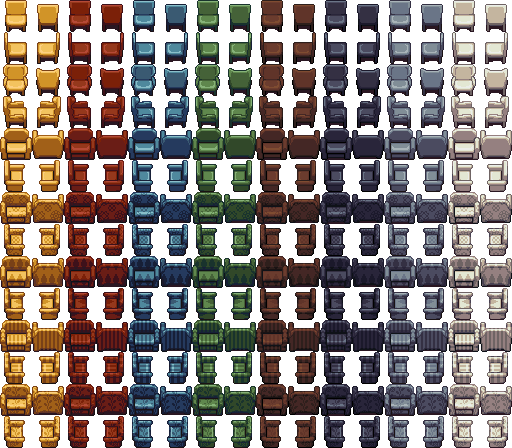
#> input picture client/src/assets/decor/armchairs.png, 512 x 448 px
$ python pixelate_image.py ../client/src/assets/decor/armchairs.png out.png --scale 1.0
#> lines starting #> are read from the running program, lines starting #| are printed output that depends on the picture; after the words box and inside, x2 and y2 are one past the last pixel; in counts of white or black regions, pixels touching at a corner belong together
"""Author-time converter: an AI-made "pixel art" image (Gemini & co.) → a clean decor sheet.

Such images only look like pixel art: each art pixel is a block of a few source px, with JPEG
noise, a flat background, grid lines, painted drop shadows and stray bits. This shrinks them back to
real pixels so the game (32px cells, LPC-sized characters) can use them:

1. each output pixel = the average of the biggest group of similar colors in its source block
   (`--scale` source px per pixel): a real color of the art; a block with enough outline-dark
   pixels becomes outline, so 1px outlines stay unbroken where the art's pixel grid drifts;
2. the background (the most common color, or `--bg`) becomes transparent;
3. grid lines go: long straight 1px dark runs with background (or shadow) on both sides — art
   outlines always have art on one side, so they stay;
4. painted shadows (big blobs of the background's hue, darker) become translucent black, so they
   darken whatever floor the piece stands on;
5. near-identical colors (JPEG wobble, within `--merge`) merge into the most common of them, while
   rare distinct colors (leaf greens, highlights) survive;
6. background- or shadow-colored pixels enclosed by a piece (grey seats, screens), and shadow-colored
   ones with art above and below them, stay opaque art; only what connects to the open background is
   see-through (`--keep-holes` turns this off);
7. specks smaller than `--min-blob` pixels are dropped (stray legs, crumbs).

Pick `--scale` so one of the image's grid cells (or one chair) becomes 32px. Then
`python tools/repack_decor.py <name>` gives every piece whole cells (`<name>_grid.png`, which the
editor picker shows instead of the raw sheet).

Usage:
    python tools/pixelate_image.py in.jpg client/src/assets/decor/<name>.png --scale 3.125
    python tools/pixelate_image.py in.jpg out.png --scale 8 --preview DIR   # also DIR/<name>_x4.png

Author-time only (needs Pillow + NumPy + SciPy).
"""

import argparse
from collections import Counter
from pathlib import Path

import numpy as np
from PIL import Image
from scipy import ndimage

LUM = np.array([0.299, 0.587, 0.114])


def shrink(src: np.ndarray, scale: float, dark_below: float, dark_share: float) -> np.ndarray:
    """Each scale x scale block (edges trimmed by 15%) → the average of its biggest group of similar
    colors, or of its outline-dark pixels when there are enough of them."""
    h, w, _ = src.shape
    oh, ow = int(h / scale), int(w / scale)
    out = np.zeros((oh, ow, 3), np.int32)
    m = scale * 0.15
    for y in range(oh):
        y0, y1 = int(y * scale + m), max(int(y * scale + m) + 1, int((y + 1) * scale - m))
        for x in range(ow):
            x0, x1 = int(x * scale + m), max(int(x * scale + m) + 1, int((x + 1) * scale - m))
            block = src[y0:y1, x0:x1].reshape(-1, 3)
            dark = block @ LUM < dark_below
            if dark.mean() >= dark_share:
                out[y, x] = block[dark].mean(0)
                continue
            keys = (block[:, 0] // 14) * 400 + (block[:, 1] // 14) * 20 + block[:, 2] // 14
            vals, counts = np.unique(keys, return_counts=True)
            out[y, x] = block[keys == vals[counts.argmax()]].mean(0)
    return out


def runs_along(mask: np.ndarray, axis: int) -> np.ndarray:
    """For each True pixel, the length of the straight run of True it belongs to (axis 0 = vertical)."""
    out = np.zeros(mask.shape, np.int32)
    m = mask if axis == 0 else mask.T
    o = out if axis == 0 else out.T
    for j in range(m.shape[1]):
        col = m[:, j]
        i = 0
        while i < len(col):
            if not col[i]:
                i += 1
                continue
            k = i
            while k < len(col) and col[k]:
                k += 1
            o[i:k, j] = k - i
            i = k
    return out


def shifted(mask: np.ndarray, dy: int, dx: int) -> np.ndarray:
    """mask moved by (dy, dx); the uncovered border is False."""
    out = np.zeros_like(mask)
    h, w = mask.shape
    out[max(dy, 0) : h + min(dy, 0), max(dx, 0) : w + min(dx, 0)] = mask[max(-dy, 0) : h + min(-dy, 0), max(-dx, 0) : w + min(-dx, 0)]
    return out


def enclosed(art: np.ndarray) -> np.ndarray:
    """Non-art pixels that the art encloses, bridging 1-2px gaps in its outlines."""
    closed = ndimage.binary_closing(np.pad(art, 2), np.ones((3, 3)))[2:-2, 2:-2]
    lab, _ = ndimage.label(~closed)
    border = np.unique(np.concatenate([lab[0], lab[-1], lab[:, 0], lab[:, -1]]))
    outside = ndimage.binary_dilation(np.isin(lab, border[border > 0]), np.ones((3, 3)))
    return ~art & ~outside


def _before_after(piece: np.ndarray, reach: int) -> tuple[np.ndarray, np.ndarray]:
    """Per pixel: any piece pixel within `reach` before it / after it along axis 0."""
    c = np.vstack([np.zeros((1, piece.shape[1]), np.int32), np.cumsum(piece, 0, dtype=np.int32)])
    y = np.arange(piece.shape[0])
    before = c[y] - c[np.maximum(y - reach, 0)] > 0
    after = c[np.minimum(y + 1 + reach, piece.shape[0])] - c[y + 1] > 0
    return before, after


def sandwiched(art: np.ndarray, reach: int = 16) -> np.ndarray:
    """Pixels inside a piece's outline by column: art of one piece (8-connected, so a piece in the
    next row of the sheet doesn't count) below them within `reach` px, and above them or on both
    sides of them (a seat between armrests). Cast shadows have nothing of their piece below."""
    out = np.zeros_like(art)
    lab, _ = ndimage.label(art, structure=np.ones((3, 3)))
    for i, sl in enumerate(ndimage.find_objects(lab), 1):
        piece = lab[sl] == i
        above, below = _before_after(piece, reach)
        left, right = (m.T for m in _before_after(piece.T, reach))
        out[sl] |= below & (above | (left & right)) & ~piece
    return out


def main() -> None:
    ap = argparse.ArgumentParser()
    ap.add_argument("input")
    ap.add_argument("output")
    ap.add_argument("--scale", type=float, required=True, help="source px per output pixel")
    ap.add_argument("--bg", help="background color #rrggbb (default: the most common color)")
    ap.add_argument("--tol", type=int, default=30, help="color distance (|dr|+|dg|+|db|) keyed as background")
    ap.add_argument("--dark", type=float, default=0.62, help="outline-dark = darker than this x background luminance")
    ap.add_argument("--dark-share", type=float, default=0.2, help="outline-dark share of a block that makes it outline")
    ap.add_argument("--line-run", type=int, default=28, help="min length of a straight dark run to remove as a grid line (longer than lamp poles)")
    ap.add_argument("--min-shadow", type=int, default=40, help="min size (px) of a dark background-hue blob to make a shadow")
    ap.add_argument("--merge", type=int, default=18, help="merge colors closer than this (|dr|+|dg|+|db|)")
    ap.add_argument("--min-blob", type=int, default=60)
    ap.add_argument("--keep-holes", action="store_true", help="leave background-colored pixels enclosed by art transparent")
    ap.add_argument("--preview")
    ap.add_argument("--debug", action="store_true")
    args = ap.parse_args()

    src = np.array(Image.open(args.input).convert("RGB")).astype(np.int32)
    if args.bg:
        bg = np.array([int(args.bg[i : i + 2], 16) for i in (1, 3, 5)])
    else:
        q = (src[::4, ::4] // 4 * 4).reshape(-1, 3)
        bg = np.array(Counter(map(tuple, q)).most_common(1)[0][0]) + 2
#> bg = [2, 2, 2]
    bg_lum = float(bg @ LUM)
#> bg_lum = 2
    small = shrink(src, args.scale, bg_lum * args.dark, args.dark_share)
    lum = small @ LUM

    clear = np.abs(small - bg).sum(2) < args.tol
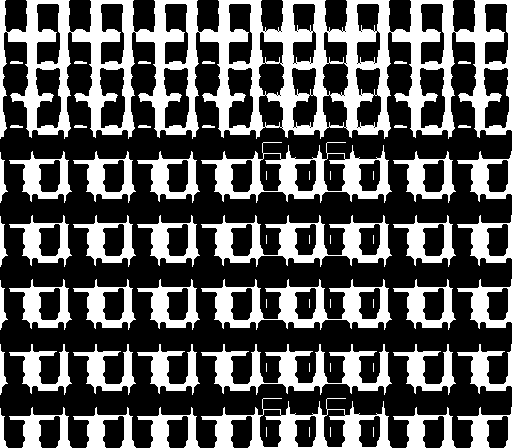
#> clear: shape (448, 512) bool; 34.8% white; 68 white regions (20 under 20 px), largest, box (x1, y1, x2, y2) and area: (0, 0, 512, 139) 30596, (201, 142, 392, 203) 4069, (201, 279, 392, 330) 3863
    # Same hue as the background (its channel offsets), darker: a painted shadow.
    hue = np.abs((small - small.mean(2, keepdims=True)) - (bg - bg.mean())).sum(2) < 18
#> hue: shape (448, 512) bool; 41.1% white; 327 white regions (311 under 20 px), largest, box (x1, y1, x2, y2) and area: (0, 0, 512, 448) 92358, (498, 394, 511, 414) 69, (487, 394, 500, 412) 57
    shadowish = ~clear & hue & (lum >= bg_lum * 0.45) & (lum < bg_lum * 0.93)
#> shadowish: shape (448, 512) bool; every value is 0
    darkish = ~clear & ~shadowish & (lum < bg_lum * args.dark) | (~clear & (lum < bg_lum * 0.45))

    # Grid lines: long straight 1px runs (dark, or blended into shadow color by the shrink) with plain
    # background on both sides are removed; inside a shadow (shadow on both sides) they become shadow.
    # Shadow edges (background on one side, shadow on the other) are left alone.
    removed = {0: np.zeros_like(clear), 1: np.zeros_like(clear)}
    for _ in range(3):
        for axis, (d1, d2) in ((0, ((0, 1), (0, -1))), (1, ((1, 0), (-1, 0)))):
            ca, cb = shifted(clear, *d1), shifted(clear, *d2)
            sa, sb = shifted(shadowish, *d1), shifted(shadowish, *d2)
            thin = darkish | shadowish | (~clear & (lum < bg_lum * 0.95))
            # 1px wide: background on both sides; 2px wide (a line straddling two output pixels):
            # background, line, line, background.
            far = (d2[0] * 2, d2[1] * 2)
            # (the second pixel may be a lighter JPEG halo: anything not background)
            pair_first = thin & ca & shifted(~clear, *d2) & shifted(clear, *far)
            in_bg = (thin & ca & cb) | pair_first | shifted(pair_first, *d1)
            in_shadow = darkish & sa & sb
            runs = runs_along(in_bg, axis)
            line_bg = in_bg & (runs >= args.line_run)
            # A grid line broken into short pieces by stacked art still spans the sheet: a column
            # (row) with many such pieces in total is a line too.
            pieces = in_bg & (runs >= 4)
            total = pieces.sum(axis)
            long_lines = total >= 48
            line_bg |= pieces & np.broadcast_to(long_lines[None, :] if axis == 0 else long_lines[:, None], pieces.shape)
            line_sh = in_shadow & (runs_along(in_shadow, axis) >= args.line_run)
            clear |= line_bg
            shadowish = (shadowish & ~line_bg) | line_sh
            darkish &= ~(line_bg | line_sh)
            removed[axis] |= line_bg | line_sh
#> after the loop, removed = 2 items

    # Leftovers on the grid itself: the columns / rows where lines were removed are the grid. Around
    # each grid line, a band 1px wider on both sides: wherever what is inside the band has background
    # (or shadow) on both sides of it, it's line, not art crossing the band — it goes (in a shadow it
    # becomes shadow). Catches short stubs between pieces and lines blurred into a halo.
    line_hue = np.abs((small - small.mean(2, keepdims=True)) - (bg - bg.mean())).sum(2) < 30
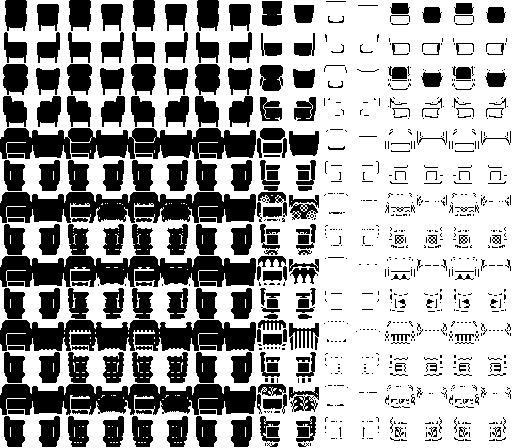
#> line_hue: shape (448, 512) bool; 63.2% white; 846 black regions (594 under 20 px), largest, box (x1, y1, x2, y2) and area: (0, 320, 256, 351) 5866, (0, 192, 256, 223) 5840, (0, 128, 256, 159) 5832
    for axis in (0, 1):
        counts = removed[axis].sum(axis)
        lines = np.nonzero(counts >= 12)[0]
        groups: list[list[int]] = []
        for g in lines:
            if groups and g - groups[-1][-1] <= 1:
                groups[-1].append(int(g))
            else:
                groups.append([int(g)])
        if args.debug:
            print("axis", axis, "grid lines at", [grp[0] for grp in groups])
        size = clear.shape[1 - axis] if axis == 0 else clear.shape[0]
        for grp in groups:
            lo, hi = grp[0] - 1, grp[-1] + 1
            if lo - 1 < 0 or hi + 1 >= size:
                continue
            if axis == 0:  # vertical band of columns lo..hi; outside = columns lo-1 and hi+1
                out_a, out_b = clear[:, lo - 1], clear[:, hi + 1]
                sh_a, sh_b = shadowish[:, lo - 1], shadowish[:, hi + 1]
                band = (slice(None), slice(lo, hi + 1))
                to_bg = (out_a & out_b)[:, None]
                to_sh = ((out_a | sh_a) & (out_b | sh_b) & ~(out_a & out_b))[:, None]
            else:  # horizontal band of rows lo..hi
                out_a, out_b = clear[lo - 1, :], clear[hi + 1, :]
                sh_a, sh_b = shadowish[lo - 1, :], shadowish[hi + 1, :]
                band = (slice(lo, hi + 1), slice(None))
                to_bg = (out_a & out_b)[None, :]
                to_sh = ((out_a | sh_a) & (out_b | sh_b) & ~(out_a & out_b))[None, :]
            sub_clear = clear[band]
            sub_sh = shadowish[band]
            sub_dark = darkish[band]
            # Only line-colored pixels: darker than the background and of its hue (art drawn on the
            # grid, like a lamp pole centered on a grid column, has its own color and stays).
            liney = (line_hue & (lum < bg_lum * 0.97))[band] | sub_clear
            bgm = np.broadcast_to(to_bg, sub_clear.shape) & liney
            shm = np.broadcast_to(to_sh, sub_clear.shape) & liney
            clear[band] = sub_clear | bgm
            shadowish[band] = (sub_sh & ~bgm) | (shm & ~sub_clear)
            darkish[band] = sub_dark & ~(bgm | shm)

    # The image's own border line (background on one side only): dark pixels in the outer 2px go.
    edge = np.zeros_like(clear)
    edge[:2, :] = edge[-2:, :] = True
    edge[:, :2] = edge[:, -2:] = True
    clear |= edge & (darkish | shadowish)
    darkish &= ~edge
    shadowish &= ~edge

    # Shadows: big same-hue dark blobs → translucent black; small ones stay art (e.g. grey chair bases).
    lab, n = ndimage.label(shadowish)
#> n = 0
    sizes = ndimage.sum(shadowish, lab, range(1, n + 1)) if n else np.array([])
#> sizes = empty array
    shadow = np.isin(lab, np.nonzero(sizes >= args.min_shadow)[0] + 1)
    # A shadow touching no art (painted under a wall item, floating below it) would become an empty
    # piece in the picker: drop it.
    near_art = ndimage.binary_dilation(~clear & ~shadowish, iterations=2)
#> near_art: shape (448, 512) bool; 80.9% white; 68 black regions, largest, box (x1, y1, x2, y2) and area: (266, 0, 326, 133) 2366, (330, 0, 389, 133) 2328, (202, 0, 262, 133) 2173
    for i in np.nonzero(sizes >= args.min_shadow)[0] + 1:
        blob = lab == i
        if not (blob & near_art).any():
            shadow &= ~blob
            clear |= blob
#> this loop made 0 passes
    # One opacity per shadow (its median): smooth, and grid lines crossing it don't show.
    raw = np.clip((1 - lum / bg_lum) * 255 * 1.25, 40, 160)
    shade = np.zeros(lum.shape, np.uint8)
    for i in np.nonzero(sizes >= args.min_shadow)[0] + 1:
        blob = lab == i
        shade[blob] = int(np.median(raw[blob]))

    # Holes: background- or shadow-colored pixels enclosed by a piece (a grey seat or monitor on a
    # grey background, a screen the background's hue) are the art's own colors, not see-through. Only
    # what connects to the open background (4-connected, so 1px diagonal outlines still enclose) stays
    # transparent / shadow. Outlines often have 1-2px gaps, so enclosure is judged on the art closed
    # by one pixel; the open background then grows back by one pixel, so notches stay see-through.
    art = ~clear & ~shadow
    if not args.keep_holes:
        # ...and shadow-colored pixels with art above and below them are the piece's own (an
        # unoutlined grey cushion, a JPEG fringe): cast shadows lie under a piece, not inside it.
        holes = enclosed(art) | (shadow & sandwiched(art))
#> in enclosed, `border = np.unique(np.concatenate([lab[0], lab[-1], lab[:, 0], lab[:, ..`: border = 31 values from 0 to 74
#> in sandwiched, `lab, _ = ndimage.label(art, structure=np.ones((3, 3)))`:
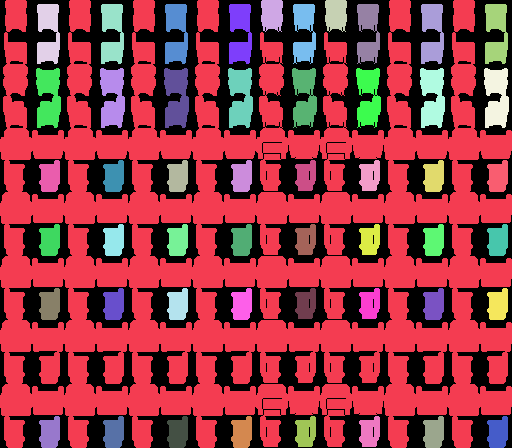
#> lab: shape (448, 512) int32; 52 distinct labels, from 0 to 51; one colour per label, 0 black
#> the loop in sandwiched, `for i, sl in enumerate(ndimage.find_objects(lab), 1):` made 51 passes
#> after the loop in sandwiched, `for i, sl in enumerate(ndimage.find_objects(lab), 1):`:
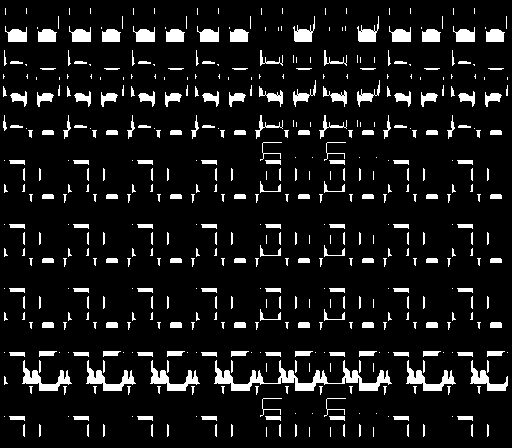
#> out: shape (448, 512) bool; 9.3% white; 509 white regions (261 under 20 px), largest, box (x1, y1, x2, y2) and area: (214, 360, 392, 391) 1551, (22, 360, 72, 391) 501, (86, 360, 136, 391) 501
        art |= holes
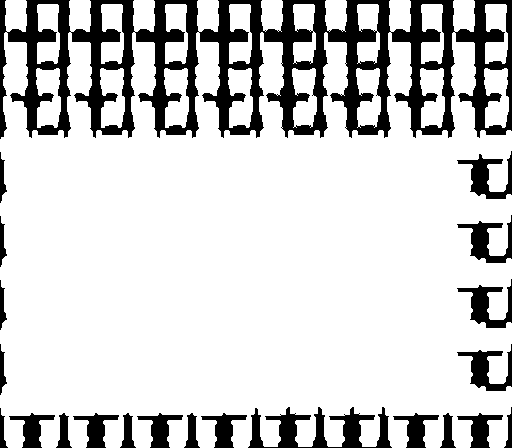
#> art: shape (448, 512) bool; 81.1% white; 22 black regions, largest, box (x1, y1, x2, y2) and area: (0, 0, 512, 139) 30299, (248, 407, 392, 448) 2532, (457, 279, 512, 328) 1045
        clear &= ~holes
        shadow &= ~holes
        print(f"{int(holes.sum())} enclosed hole px filled")
#| 36561 enclosed hole px filled

    # Flat colors on the opaque art.
    colors, counts = np.unique(small[art].reshape(-1, 3), axis=0, return_counts=True)
#> colors = 42 rows, first 8: [0, 0, 0], [15, 18, 24], [23, 32, 56], [25, 51, 45], [26, 18, 19], [27, 25, 43], [37, 58, 94], [41, 37, 58]; counts = 42 values, max 36561 at index 0, min 868 at index 27, mean 4430.8
    centers: list[np.ndarray] = []
    lookup: dict[tuple, np.ndarray] = {}
    for c in colors[np.argsort(-counts)]:
        hit = next((k for k in centers if np.abs(k - c).sum() <= args.merge), None)
        if hit is None:
            centers.append(c)
            hit = c
        lookup[tuple(c)] = hit
#> this loop made 42 passes
#> after the loop, centers = 40 items, first 6: [0, 0, 0], [52, 48, 67], [75, 75, 96], [42, 23, 34], [41, 37, 58], [27, 25, 43]; lookup = 42 items
    flat = small.copy()
    for y, x in zip(*np.nonzero(art)):
        flat[y, x] = lookup[tuple(small[y, x])]
#> this loop made 186093 passes
#> x on passes 1 to 3: 6, 7, 8
#> flat: shape (448, 512, 3) int32; mean R, G, B 57.5, 48.1, 44.2

    # Specks: small isolated bits of art (touching only a shadow doesn't count).
    lab, n = ndimage.label(art, structure=np.ones((3, 3)))
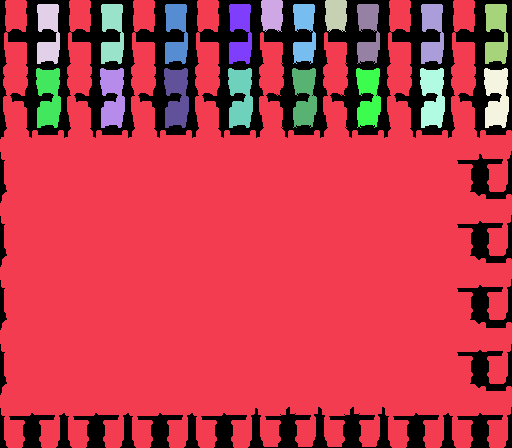
#> lab: shape (448, 512) int32; 20 distinct labels, from 0 to 19; one colour per label, 0 black
#> n = 19
    sizes = ndimage.sum(art, lab, range(1, n + 1)) if n else np.array([])
#> sizes = 19 values, max 167493 at index 0, min 623 at index 1, mean 9794.4
    specks = np.isin(lab, np.nonzero(sizes < args.min_blob)[0] + 1)
    art &= ~specks

    out = np.zeros(small.shape[:2] + (4,), np.uint8)
    out[art, :3] = flat[art]
#> out: shape (448, 512, 4)
    out[art, 3] = 255
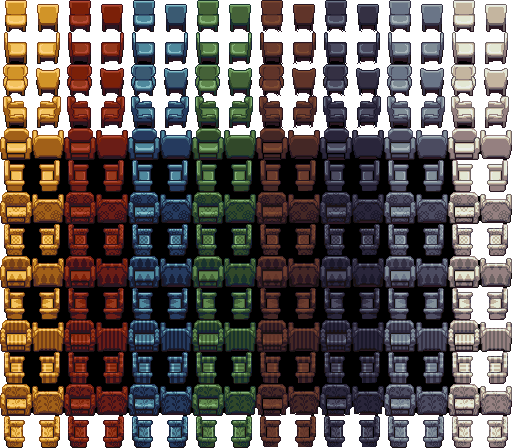
#> out: shape (448, 512, 4); mean R, G, B, A 57.5, 48.1, 44.2, 206.9; transparent parts drawn white
    out[shadow, 3] = shade[shadow]
    h, w = out.shape[:2]
    sheet = np.zeros((-(-h // 32) * 32, -(-w // 32) * 32, 4), np.uint8)
    sheet[:h, :w] = out
    Image.fromarray(sheet, "RGBA").save(args.output)
    print(
        f"{args.output}: {sheet.shape[1]}x{sheet.shape[0]} px ({sheet.shape[1] // 32}x{sheet.shape[0] // 32} cells), "
        f"background #{bg[0]:02x}{bg[1]:02x}{bg[2]:02x}, {len(centers)} colors, {int(shadow.sum())} shadow px, "
        f"{int(specks.sum())} speck px dropped"
    )
#| out.png: 512x448 px (16x14 cells), background #020202, 40 colors, 0 shadow px, 0 speck px dropped
    if args.preview:
        im = Image.fromarray(sheet, "RGBA")
        floor = Image.new("RGBA", im.size, (215, 216, 234, 255))
        floor.alpha_composite(im)
        floor.resize((im.width * 4, im.height * 4), Image.NEAREST).save(Path(args.preview) / f"{Path(args.output).stem}_x4.png")


if __name__ == "__main__":
    main()
